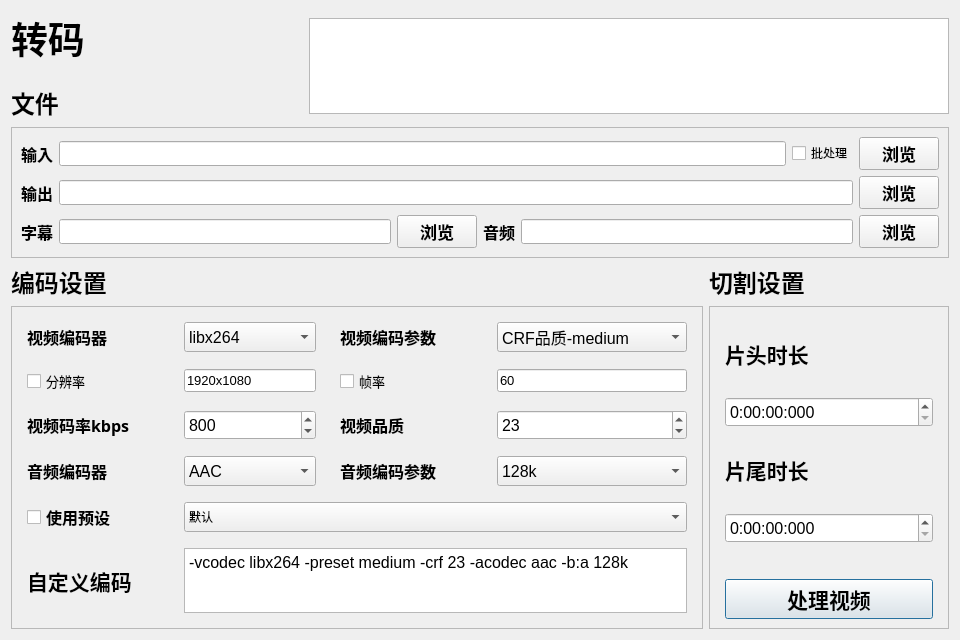
<?xml version="1.0" encoding="UTF-8"?>
<ui version="4.0">
 <class>Form</class>
 <widget class="QWidget" name="Form">
  <property name="geometry">
   <rect>
    <x>0</x>
    <y>0</y>
    <width>960</width>
    <height>640</height>
   </rect>
  </property>
  <property name="minimumSize">
   <size>
    <width>960</width>
    <height>640</height>
   </size>
  </property>
  <property name="maximumSize">
   <size>
    <width>1920</width>
    <height>1080</height>
   </size>
  </property>
  <property name="windowTitle">
   <string>Form</string>
  </property>
  <layout class="QVBoxLayout" name="verticalLayout_5">
   <item>
    <layout class="QHBoxLayout" name="horizontalLayout_3">
     <property name="spacing">
      <number>20</number>
     </property>
     <property name="sizeConstraint">
      <enum>QLayout::SizeConstraint::SetDefaultConstraint</enum>
     </property>
     <item>
      <layout class="QVBoxLayout" name="verticalLayout_4">
       <property name="rightMargin">
        <number>0</number>
       </property>
       <item>
        <widget class="QLabel" name="Title1">
         <property name="sizePolicy">
          <sizepolicy hsizetype="Maximum" vsizetype="Maximum">
           <horstretch>0</horstretch>
           <verstretch>0</verstretch>
          </sizepolicy>
         </property>
         <property name="maximumSize">
          <size>
           <width>100</width>
           <height>64</height>
          </size>
         </property>
         <property name="font">
          <font>
           <family>梦源黑体 SC W18</family>
           <pointsize>28</pointsize>
           <bold>true</bold>
          </font>
         </property>
         <property name="text">
          <string>转码</string>
         </property>
        </widget>
       </item>
       <item>
        <widget class="QLabel" name="Title2">
         <property name="sizePolicy">
          <sizepolicy hsizetype="Preferred" vsizetype="Maximum">
           <horstretch>0</horstretch>
           <verstretch>0</verstretch>
          </sizepolicy>
         </property>
         <property name="maximumSize">
          <size>
           <width>100</width>
           <height>45</height>
          </size>
         </property>
         <property name="font">
          <font>
           <family>梦源黑体 SC W18</family>
           <pointsize>18</pointsize>
           <bold>true</bold>
          </font>
         </property>
         <property name="text">
          <string>文件</string>
         </property>
        </widget>
       </item>
      </layout>
     </item>
     <item>
      <spacer name="horizontalSpacer">
       <property name="orientation">
        <enum>Qt::Orientation::Horizontal</enum>
       </property>
       <property name="sizeType">
        <enum>QSizePolicy::Policy::Expanding</enum>
       </property>
       <property name="sizeHint" stdset="0">
        <size>
         <width>20</width>
         <height>20</height>
        </size>
       </property>
      </spacer>
     </item>
     <item>
      <widget class="PlainTextEdit" name="console">
       <property name="sizePolicy">
        <sizepolicy hsizetype="Maximum" vsizetype="Maximum">
         <horstretch>0</horstretch>
         <verstretch>0</verstretch>
        </sizepolicy>
       </property>
       <property name="minimumSize">
        <size>
         <width>640</width>
         <height>0</height>
        </size>
       </property>
       <property name="maximumSize">
        <size>
         <width>640</width>
         <height>96</height>
        </size>
       </property>
       <property name="undoRedoEnabled">
        <bool>false</bool>
       </property>
       <property name="lineWrapMode">
        <enum>QPlainTextEdit::LineWrapMode::WidgetWidth</enum>
       </property>
       <property name="readOnly">
        <bool>true</bool>
       </property>
      </widget>
     </item>
    </layout>
   </item>
   <item>
    <widget class="QFrame" name="frame">
     <property name="enabled">
      <bool>true</bool>
     </property>
     <property name="sizePolicy">
      <sizepolicy hsizetype="Preferred" vsizetype="Maximum">
       <horstretch>0</horstretch>
       <verstretch>0</verstretch>
      </sizepolicy>
     </property>
     <property name="minimumSize">
      <size>
       <width>480</width>
       <height>0</height>
      </size>
     </property>
     <property name="maximumSize">
      <size>
       <width>16777215</width>
       <height>160</height>
      </size>
     </property>
     <property name="frameShape">
      <enum>QFrame::Shape::StyledPanel</enum>
     </property>
     <property name="frameShadow">
      <enum>QFrame::Shadow::Raised</enum>
     </property>
     <layout class="QVBoxLayout" name="verticalLayout">
      <item>
       <layout class="QHBoxLayout" name="horizontalLayout">
        <item>
         <widget class="QLabel" name="Title3_1">
          <property name="font">
           <font>
            <family>梦源黑体 SC W18</family>
            <pointsize>12</pointsize>
            <bold>true</bold>
           </font>
          </property>
          <property name="text">
           <string>输入</string>
          </property>
         </widget>
        </item>
        <item>
         <widget class="LineEdit" name="lineEdit1">
          <property name="minimumSize">
           <size>
            <width>0</width>
            <height>25</height>
           </size>
          </property>
          <property name="font">
           <font>
            <pointsize>10</pointsize>
           </font>
          </property>
         </widget>
        </item>
        <item>
         <widget class="QCheckBox" name="checkBox_4">
          <property name="text">
           <string>批处理</string>
          </property>
         </widget>
        </item>
        <item>
         <widget class="QPushButton" name="fileBtn_1">
          <property name="font">
           <font>
            <family>梦源黑体 SC W18</family>
            <pointsize>13</pointsize>
            <bold>true</bold>
           </font>
          </property>
          <property name="text">
           <string>浏览</string>
          </property>
         </widget>
        </item>
       </layout>
      </item>
      <item>
       <layout class="QHBoxLayout" name="horizontalLayout_2">
        <item>
         <widget class="QLabel" name="Title3_4">
          <property name="font">
           <font>
            <family>梦源黑体 SC W18</family>
            <pointsize>12</pointsize>
            <bold>true</bold>
           </font>
          </property>
          <property name="text">
           <string>输出</string>
          </property>
         </widget>
        </item>
        <item>
         <widget class="LineEdit" name="lineEdit2">
          <property name="minimumSize">
           <size>
            <width>0</width>
            <height>25</height>
           </size>
          </property>
          <property name="font">
           <font>
            <pointsize>10</pointsize>
           </font>
          </property>
         </widget>
        </item>
        <item>
         <widget class="QPushButton" name="fileBtn_2">
          <property name="font">
           <font>
            <family>梦源黑体 SC W18</family>
            <pointsize>13</pointsize>
            <bold>true</bold>
           </font>
          </property>
          <property name="text">
           <string>浏览</string>
          </property>
         </widget>
        </item>
       </layout>
      </item>
      <item>
       <layout class="QHBoxLayout" name="horizontalLayout_4">
        <item>
         <layout class="QHBoxLayout" name="horizontalLayout_6">
          <item>
           <widget class="QLabel" name="Title3_8">
            <property name="font">
             <font>
              <family>梦源黑体 SC W18</family>
              <pointsize>12</pointsize>
              <bold>true</bold>
             </font>
            </property>
            <property name="text">
             <string>字幕</string>
            </property>
           </widget>
          </item>
          <item>
           <widget class="LineEdit" name="lineEdit4">
            <property name="minimumSize">
             <size>
              <width>0</width>
              <height>25</height>
             </size>
            </property>
            <property name="font">
             <font>
              <pointsize>10</pointsize>
             </font>
            </property>
           </widget>
          </item>
          <item>
           <widget class="QPushButton" name="fileBtn_4">
            <property name="font">
             <font>
              <family>梦源黑体 SC W18</family>
              <pointsize>13</pointsize>
              <bold>true</bold>
             </font>
            </property>
            <property name="text">
             <string>浏览</string>
            </property>
           </widget>
          </item>
         </layout>
        </item>
        <item>
         <layout class="QHBoxLayout" name="horizontalLayout_5">
          <item>
           <widget class="QLabel" name="Title3_7">
            <property name="font">
             <font>
              <family>梦源黑体 SC W18</family>
              <pointsize>12</pointsize>
              <bold>true</bold>
             </font>
            </property>
            <property name="text">
             <string>音频</string>
            </property>
           </widget>
          </item>
          <item>
           <widget class="LineEdit" name="lineEdit3">
            <property name="minimumSize">
             <size>
              <width>0</width>
              <height>25</height>
             </size>
            </property>
            <property name="font">
             <font>
              <pointsize>10</pointsize>
             </font>
            </property>
           </widget>
          </item>
          <item>
           <widget class="QPushButton" name="fileBtn_3">
            <property name="font">
             <font>
              <family>梦源黑体 SC W18</family>
              <pointsize>13</pointsize>
              <bold>true</bold>
             </font>
            </property>
            <property name="text">
             <string>浏览</string>
            </property>
           </widget>
          </item>
         </layout>
        </item>
       </layout>
      </item>
     </layout>
    </widget>
   </item>
   <item>
    <layout class="QHBoxLayout" name="horizontalLayout_8">
     <item>
      <widget class="QLabel" name="Title2_2">
       <property name="maximumSize">
        <size>
         <width>16777215</width>
         <height>45</height>
        </size>
       </property>
       <property name="font">
        <font>
         <family>梦源黑体 SC W18</family>
         <pointsize>18</pointsize>
         <bold>true</bold>
        </font>
       </property>
       <property name="text">
        <string>编码设置</string>
       </property>
      </widget>
     </item>
     <item>
      <widget class="QLabel" name="Title2_3">
       <property name="sizePolicy">
        <sizepolicy hsizetype="Preferred" vsizetype="Maximum">
         <horstretch>0</horstretch>
         <verstretch>0</verstretch>
        </sizepolicy>
       </property>
       <property name="minimumSize">
        <size>
         <width>240</width>
         <height>0</height>
        </size>
       </property>
       <property name="maximumSize">
        <size>
         <width>220</width>
         <height>16777215</height>
        </size>
       </property>
       <property name="font">
        <font>
         <family>梦源黑体 SC W18</family>
         <pointsize>18</pointsize>
         <bold>true</bold>
        </font>
       </property>
       <property name="text">
        <string>切割设置</string>
       </property>
      </widget>
     </item>
    </layout>
   </item>
   <item>
    <layout class="QHBoxLayout" name="horizontalLayout_9">
     <property name="spacing">
      <number>6</number>
     </property>
     <item>
      <widget class="QFrame" name="frame_2">
       <property name="minimumSize">
        <size>
         <width>670</width>
         <height>200</height>
        </size>
       </property>
       <property name="maximumSize">
        <size>
         <width>16777215</width>
         <height>360</height>
        </size>
       </property>
       <property name="frameShape">
        <enum>QFrame::Shape::StyledPanel</enum>
       </property>
       <property name="frameShadow">
        <enum>QFrame::Shadow::Raised</enum>
       </property>
       <layout class="QVBoxLayout" name="verticalLayout_2" stretch="0">
        <property name="spacing">
         <number>12</number>
        </property>
        <property name="leftMargin">
         <number>15</number>
        </property>
        <property name="topMargin">
         <number>15</number>
        </property>
        <property name="rightMargin">
         <number>15</number>
        </property>
        <property name="bottomMargin">
         <number>15</number>
        </property>
        <item>
         <layout class="QGridLayout" name="gridLayout">
          <property name="horizontalSpacing">
           <number>24</number>
          </property>
          <property name="verticalSpacing">
           <number>16</number>
          </property>
          <item row="4" column="0">
           <widget class="CheckBox" name="checkBox">
            <property name="sizeIncrement">
             <size>
              <width>0</width>
              <height>0</height>
             </size>
            </property>
            <property name="font">
             <font>
              <family>梦源黑体 SC W18</family>
              <pointsize>12</pointsize>
              <bold>true</bold>
              <hintingpreference>PreferDefaultHinting</hintingpreference>
             </font>
            </property>
            <property name="mouseTracking">
             <bool>true</bool>
            </property>
            <property name="layoutDirection">
             <enum>Qt::LayoutDirection::LeftToRight</enum>
            </property>
            <property name="inputMethodHints">
             <set>Qt::InputMethodHint::ImhNone</set>
            </property>
            <property name="text">
             <string>使用预设</string>
            </property>
            <property name="autoExclusive">
             <bool>false</bool>
            </property>
           </widget>
          </item>
          <item row="4" column="1" colspan="3">
           <widget class="ComboBox" name="comboBox_5">
            <property name="sizePolicy">
             <sizepolicy hsizetype="Preferred" vsizetype="Maximum">
              <horstretch>0</horstretch>
              <verstretch>0</verstretch>
             </sizepolicy>
            </property>
            <property name="minimumSize">
             <size>
              <width>0</width>
              <height>30</height>
             </size>
            </property>
            <item>
             <property name="text">
              <string>默认</string>
             </property>
            </item>
           </widget>
          </item>
          <item row="5" column="0">
           <widget class="QLabel" name="label_5">
            <property name="font">
             <font>
              <family>梦源黑体 SC W18</family>
              <pointsize>16</pointsize>
              <bold>true</bold>
             </font>
            </property>
            <property name="text">
             <string>自定义编码</string>
            </property>
           </widget>
          </item>
          <item row="5" column="1" colspan="3">
           <widget class="PlainTextEdit" name="plainTextEdit">
            <property name="font">
             <font>
              <pointsize>12</pointsize>
             </font>
            </property>
            <property name="plainText">
             <string>-vcodec libx264 -preset medium -crf 23 -acodec aac -b:a 128k</string>
            </property>
           </widget>
          </item>
          <item row="2" column="0">
           <widget class="QLabel" name="label_6">
            <property name="font">
             <font>
              <family>梦源黑体 SC W18</family>
              <pointsize>12</pointsize>
              <bold>true</bold>
             </font>
            </property>
            <property name="text">
             <string>视频码率kbps</string>
            </property>
           </widget>
          </item>
          <item row="0" column="1">
           <widget class="ComboBox" name="comboBox">
            <property name="sizePolicy">
             <sizepolicy hsizetype="Minimum" vsizetype="Minimum">
              <horstretch>0</horstretch>
              <verstretch>0</verstretch>
             </sizepolicy>
            </property>
            <property name="minimumSize">
             <size>
              <width>0</width>
              <height>30</height>
             </size>
            </property>
            <property name="font">
             <font>
              <pointsize>12</pointsize>
             </font>
            </property>
            <item>
             <property name="text">
              <string>libx264</string>
             </property>
            </item>
            <item>
             <property name="text">
              <string>h264_nvenc</string>
             </property>
            </item>
            <item>
             <property name="text">
              <string>h264_qsv</string>
             </property>
            </item>
            <item>
             <property name="text">
              <string>h264_amf</string>
             </property>
            </item>
            <item>
             <property name="text">
              <string>copy</string>
             </property>
            </item>
            <item>
             <property name="text">
              <string>custom</string>
             </property>
            </item>
           </widget>
          </item>
          <item row="2" column="1">
           <widget class="SpinBox" name="spinBox">
            <property name="sizePolicy">
             <sizepolicy hsizetype="Minimum" vsizetype="Minimum">
              <horstretch>0</horstretch>
              <verstretch>0</verstretch>
             </sizepolicy>
            </property>
            <property name="minimumSize">
             <size>
              <width>0</width>
              <height>30</height>
             </size>
            </property>
            <property name="font">
             <font>
              <pointsize>12</pointsize>
             </font>
            </property>
            <property name="maximum">
             <number>40000</number>
            </property>
            <property name="value">
             <number>800</number>
            </property>
           </widget>
          </item>
          <item row="2" column="3">
           <widget class="SpinBox" name="spinBox_2">
            <property name="sizePolicy">
             <sizepolicy hsizetype="Minimum" vsizetype="Minimum">
              <horstretch>0</horstretch>
              <verstretch>0</verstretch>
             </sizepolicy>
            </property>
            <property name="font">
             <font>
              <pointsize>12</pointsize>
             </font>
            </property>
            <property name="maximum">
             <number>51</number>
            </property>
            <property name="value">
             <number>23</number>
            </property>
           </widget>
          </item>
          <item row="0" column="3">
           <widget class="ComboBox" name="comboBox_2">
            <property name="sizePolicy">
             <sizepolicy hsizetype="Minimum" vsizetype="Minimum">
              <horstretch>0</horstretch>
              <verstretch>0</verstretch>
             </sizepolicy>
            </property>
            <property name="minimumSize">
             <size>
              <width>0</width>
              <height>30</height>
             </size>
            </property>
            <property name="font">
             <font>
              <pointsize>12</pointsize>
             </font>
            </property>
            <item>
             <property name="text">
              <string>CRF品质-medium</string>
             </property>
            </item>
            <item>
             <property name="text">
              <string>CRF品质-fast</string>
             </property>
            </item>
            <item>
             <property name="text">
              <string>CBR平均码率-medium</string>
             </property>
            </item>
            <item>
             <property name="text">
              <string>CBR平均码率-fast</string>
             </property>
            </item>
            <item>
             <property name="text">
              <string>CQP硬编品质(*qsv)</string>
             </property>
            </item>
           </widget>
          </item>
          <item row="2" column="2">
           <widget class="QLabel" name="label_7">
            <property name="font">
             <font>
              <family>梦源宋体 SC W18</family>
              <pointsize>12</pointsize>
              <bold>true</bold>
             </font>
            </property>
            <property name="text">
             <string>视频品质</string>
            </property>
           </widget>
          </item>
          <item row="0" column="0">
           <widget class="QLabel" name="Title3_2">
            <property name="font">
             <font>
              <family>梦源黑体 SC W18</family>
              <pointsize>12</pointsize>
              <bold>true</bold>
             </font>
            </property>
            <property name="text">
             <string>视频编码器</string>
            </property>
           </widget>
          </item>
          <item row="3" column="2">
           <widget class="QLabel" name="label_4">
            <property name="font">
             <font>
              <family>梦源黑体 SC W18</family>
              <pointsize>12</pointsize>
              <bold>true</bold>
             </font>
            </property>
            <property name="text">
             <string>音频编码参数</string>
            </property>
           </widget>
          </item>
          <item row="3" column="0">
           <widget class="QLabel" name="label_3">
            <property name="font">
             <font>
              <family>梦源黑体 SC W18</family>
              <pointsize>12</pointsize>
              <bold>true</bold>
             </font>
            </property>
            <property name="text">
             <string>音频编码器</string>
            </property>
           </widget>
          </item>
          <item row="0" column="2">
           <widget class="QLabel" name="label">
            <property name="font">
             <font>
              <family>梦源黑体 SC W18</family>
              <pointsize>12</pointsize>
              <bold>true</bold>
             </font>
            </property>
            <property name="text">
             <string>视频编码参数</string>
            </property>
           </widget>
          </item>
          <item row="3" column="1">
           <widget class="ComboBox" name="comboBox_4">
            <property name="sizePolicy">
             <sizepolicy hsizetype="Preferred" vsizetype="Minimum">
              <horstretch>0</horstretch>
              <verstretch>0</verstretch>
             </sizepolicy>
            </property>
            <property name="minimumSize">
             <size>
              <width>0</width>
              <height>30</height>
             </size>
            </property>
            <property name="font">
             <font>
              <pointsize>12</pointsize>
             </font>
            </property>
            <item>
             <property name="text">
              <string>AAC</string>
             </property>
            </item>
            <item>
             <property name="text">
              <string>ALAC</string>
             </property>
            </item>
            <item>
             <property name="text">
              <string>FLAC</string>
             </property>
            </item>
            <item>
             <property name="text">
              <string>OPUS</string>
             </property>
            </item>
            <item>
             <property name="text">
              <string>copy</string>
             </property>
            </item>
            <item>
             <property name="text">
              <string>custom</string>
             </property>
            </item>
           </widget>
          </item>
          <item row="3" column="3">
           <widget class="ComboBox" name="comboBox_3">
            <property name="sizePolicy">
             <sizepolicy hsizetype="Preferred" vsizetype="Minimum">
              <horstretch>0</horstretch>
              <verstretch>0</verstretch>
             </sizepolicy>
            </property>
            <property name="minimumSize">
             <size>
              <width>0</width>
              <height>30</height>
             </size>
            </property>
            <property name="font">
             <font>
              <pointsize>12</pointsize>
             </font>
            </property>
            <item>
             <property name="text">
              <string>128k</string>
             </property>
            </item>
            <item>
             <property name="text">
              <string>64k</string>
             </property>
            </item>
            <item>
             <property name="text">
              <string>192k</string>
             </property>
            </item>
            <item>
             <property name="text">
              <string>320k</string>
             </property>
            </item>
            <item>
             <property name="text">
              <string>512k</string>
             </property>
            </item>
           </widget>
          </item>
          <item row="1" column="1">
           <widget class="LineEdit" name="lineEdit">
            <property name="sizePolicy">
             <sizepolicy hsizetype="Minimum" vsizetype="Fixed">
              <horstretch>0</horstretch>
              <verstretch>0</verstretch>
             </sizepolicy>
            </property>
            <property name="font">
             <font>
              <pointsize>10</pointsize>
             </font>
            </property>
            <property name="text">
             <string>1920x1080</string>
            </property>
           </widget>
          </item>
          <item row="1" column="3">
           <widget class="LineEdit" name="lineEdit_2">
            <property name="sizePolicy">
             <sizepolicy hsizetype="Minimum" vsizetype="Fixed">
              <horstretch>0</horstretch>
              <verstretch>0</verstretch>
             </sizepolicy>
            </property>
            <property name="font">
             <font>
              <pointsize>10</pointsize>
             </font>
            </property>
            <property name="text">
             <string>60</string>
            </property>
           </widget>
          </item>
          <item row="1" column="0">
           <widget class="CheckBox" name="checkBox_2">
            <property name="font">
             <font>
              <pointsize>10</pointsize>
             </font>
            </property>
            <property name="text">
             <string>分辨率</string>
            </property>
           </widget>
          </item>
          <item row="1" column="2">
           <widget class="QCheckBox" name="checkBox_3">
            <property name="font">
             <font>
              <pointsize>10</pointsize>
             </font>
            </property>
            <property name="text">
             <string>帧率</string>
            </property>
           </widget>
          </item>
         </layout>
        </item>
       </layout>
      </widget>
     </item>
     <item>
      <widget class="QFrame" name="frame_3">
       <property name="sizePolicy">
        <sizepolicy hsizetype="Minimum" vsizetype="Minimum">
         <horstretch>0</horstretch>
         <verstretch>0</verstretch>
        </sizepolicy>
       </property>
       <property name="minimumSize">
        <size>
         <width>240</width>
         <height>200</height>
        </size>
       </property>
       <property name="maximumSize">
        <size>
         <width>240</width>
         <height>360</height>
        </size>
       </property>
       <property name="frameShape">
        <enum>QFrame::Shape::StyledPanel</enum>
       </property>
       <property name="frameShadow">
        <enum>QFrame::Shadow::Raised</enum>
       </property>
       <layout class="QVBoxLayout" name="verticalLayout_3">
        <property name="leftMargin">
         <number>15</number>
        </property>
        <property name="rightMargin">
         <number>15</number>
        </property>
        <item>
         <widget class="QLabel" name="Title3_3">
          <property name="font">
           <font>
            <family>梦源黑体 SC W18</family>
            <pointsize>16</pointsize>
            <bold>true</bold>
           </font>
          </property>
          <property name="text">
           <string>片头时长</string>
          </property>
         </widget>
        </item>
        <item>
         <widget class="TimeEdit" name="timeEdit">
          <property name="sizePolicy">
           <sizepolicy hsizetype="Minimum" vsizetype="Fixed">
            <horstretch>0</horstretch>
            <verstretch>0</verstretch>
           </sizepolicy>
          </property>
          <property name="minimumSize">
           <size>
            <width>150</width>
            <height>30</height>
           </size>
          </property>
          <property name="font">
           <font>
            <pointsize>12</pointsize>
           </font>
          </property>
          <property name="displayFormat">
           <string>H:mm:ss:zzz</string>
          </property>
         </widget>
        </item>
        <item>
         <widget class="QLabel" name="label_2">
          <property name="font">
           <font>
            <family>梦源黑体 SC W18</family>
            <pointsize>16</pointsize>
            <bold>true</bold>
           </font>
          </property>
          <property name="text">
           <string>片尾时长</string>
          </property>
         </widget>
        </item>
        <item>
         <widget class="TimeEdit" name="timeEdit_2">
          <property name="minimumSize">
           <size>
            <width>150</width>
            <height>30</height>
           </size>
          </property>
          <property name="font">
           <font>
            <pointsize>12</pointsize>
           </font>
          </property>
          <property name="displayFormat">
           <string>H:mm:ss:zzz</string>
          </property>
         </widget>
        </item>
        <item>
         <spacer name="verticalSpacer">
          <property name="orientation">
           <enum>Qt::Orientation::Vertical</enum>
          </property>
          <property name="sizeType">
           <enum>QSizePolicy::Policy::Maximum</enum>
          </property>
          <property name="sizeHint" stdset="0">
           <size>
            <width>20</width>
            <height>30</height>
           </size>
          </property>
         </spacer>
        </item>
        <item>
         <widget class="PrimaryPushButton" name="pushBtn">
          <property name="sizePolicy">
           <sizepolicy hsizetype="Preferred" vsizetype="Fixed">
            <horstretch>0</horstretch>
            <verstretch>0</verstretch>
           </sizepolicy>
          </property>
          <property name="font">
           <font>
            <family>梦源黑体 SC W18</family>
            <pointsize>16</pointsize>
            <bold>true</bold>
           </font>
          </property>
          <property name="text">
           <string>处理视频</string>
          </property>
          <property name="default">
           <bool>true</bool>
          </property>
          <property name="flat">
           <bool>false</bool>
          </property>
         </widget>
        </item>
       </layout>
      </widget>
     </item>
    </layout>
   </item>
  </layout>
 </widget>
 <customwidgets>
  <customwidget>
   <class>PrimaryPushButton</class>
   <extends>QPushButton</extends>
   <header>qfluentwidgets</header>
  </customwidget>
  <customwidget>
   <class>PlainTextEdit</class>
   <extends>QPlainTextEdit</extends>
   <header>qfluentwidgets</header>
  </customwidget>
  <customwidget>
   <class>ComboBox</class>
   <extends>QComboBox</extends>
   <header>qfluentwidgets</header>
  </customwidget>
  <customwidget>
   <class>SpinBox</class>
   <extends>QSpinBox</extends>
   <header>qfluentwidgets</header>
  </customwidget>
  <customwidget>
   <class>TimeEdit</class>
   <extends>QTimeEdit</extends>
   <header>qfluentwidgets</header>
  </customwidget>
  <customwidget>
   <class>CheckBox</class>
   <extends>QCheckBox</extends>
   <header>qfluentwidgets</header>
  </customwidget>
  <customwidget>
   <class>LineEdit</class>
   <extends>QLineEdit</extends>
   <header>qfluentwidgets</header>
  </customwidget>
 </customwidgets>
 <resources/>
 <connections>
  <connection>
   <sender>comboBox_5</sender>
   <signal>currentTextChanged(QString)</signal>
   <receiver>plainTextEdit</receiver>
   <slot>setPlainText(QString)</slot>
   <hints>
    <hint type="sourcelabel">
     <x>292</x>
     <y>532</y>
    </hint>
    <hint type="destinationlabel">
     <x>298</x>
     <y>603</y>
    </hint>
   </hints>
  </connection>
 </connections>
</ui>
